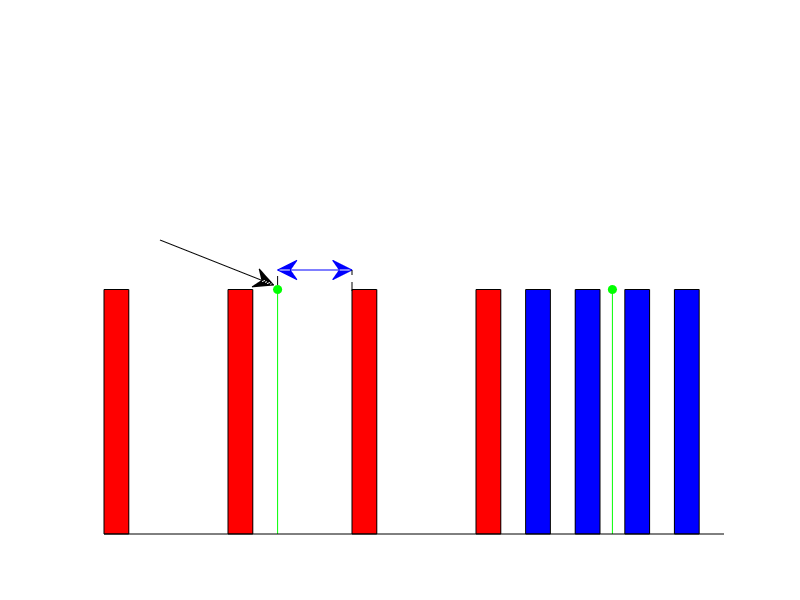

MATLAB code for this plot:
% Script which plot ilustration of DPM 
clc, clear all, close all

x1 = [0 5 10 15];
y1 = ones(size(x1));

x2 = [17 19 21 23 ];
y2 = ones(size(x2));
user_x = [7 20.5];
user_y = [1 1];

figure(1), hold on
for X = 1:size(x1')
    rectangle('Position',[x1(X),0,1,1],'FaceColor','r')
end
for X = 1:size(x2')
    rectangle('Position',[x2(X),0,1,1],'FaceColor','b')
end

first_action = .44;
first_action_2 = 0.347;
font_size = 32;
annotation('textarrow',[0.2,first_action_2 - 0.005 ], [0.6,0.525],'String','','FontSize',font_size)
annotation('doublearrow',[first_action_2,first_action], [0.55,0.55], 'Color','b')
annotation('line', [first_action_2 first_action_2], [0.525 .55],'LineStyle','--')
annotation('line', [first_action first_action], [0.515 .55],'LineStyle','--')

stem(user_x, user_y,'g','filled')
text(7, 1.18,'','Color','b','FontSize',font_size)
axis off

axis([0 25 0 2]);